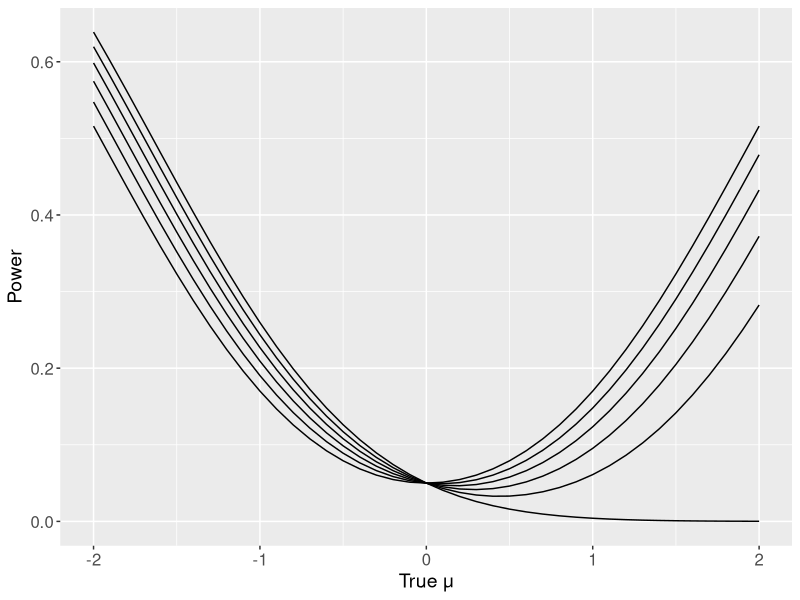
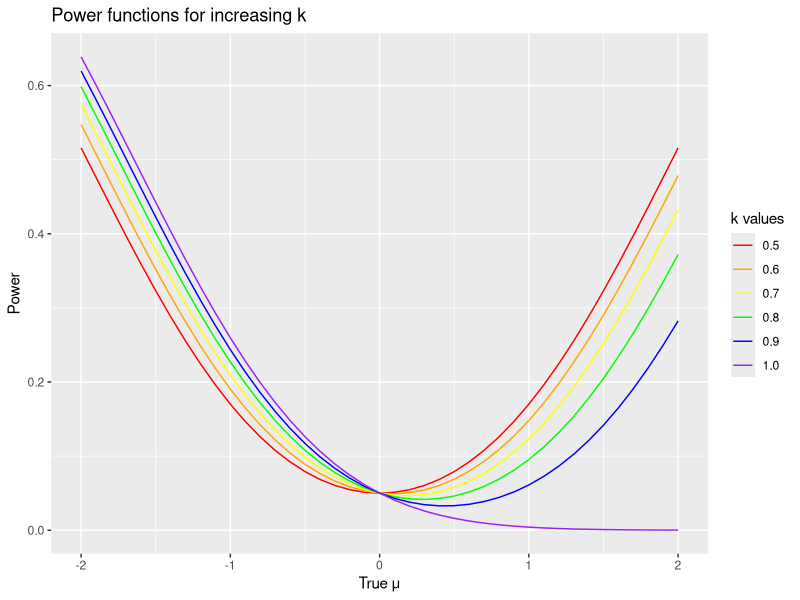
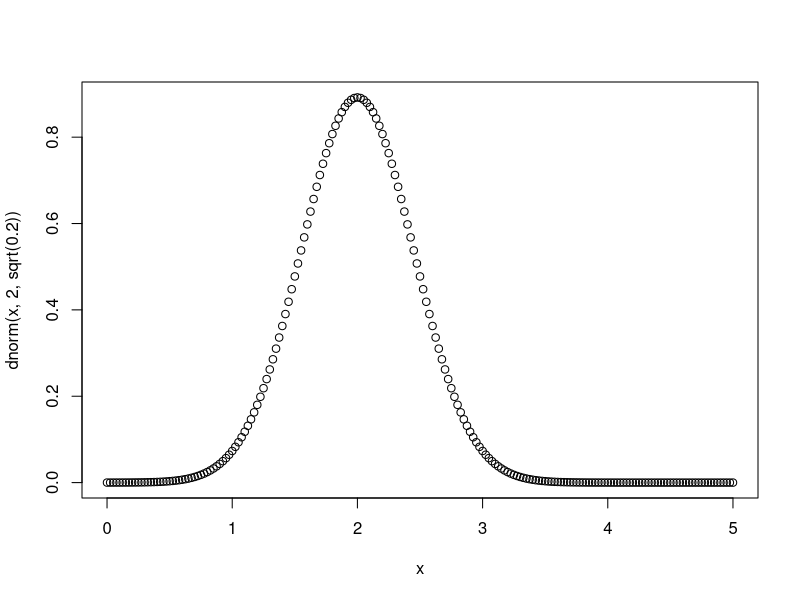
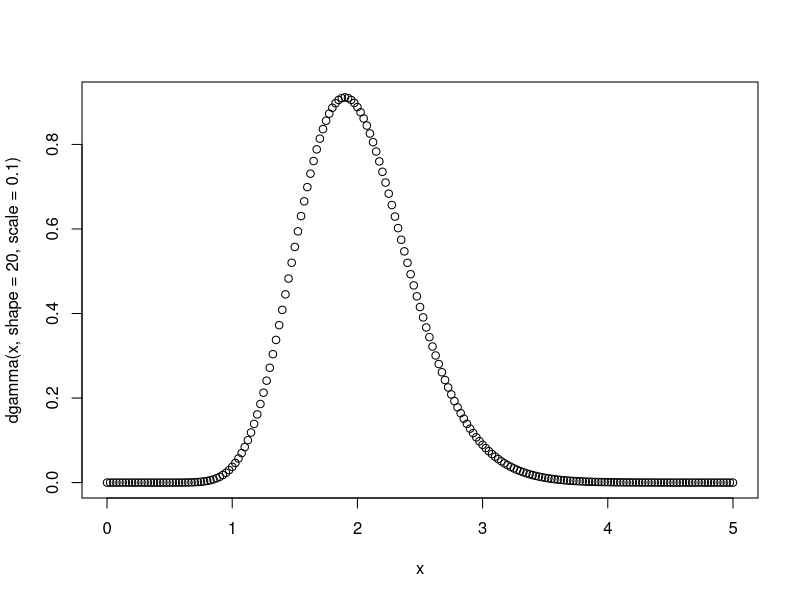
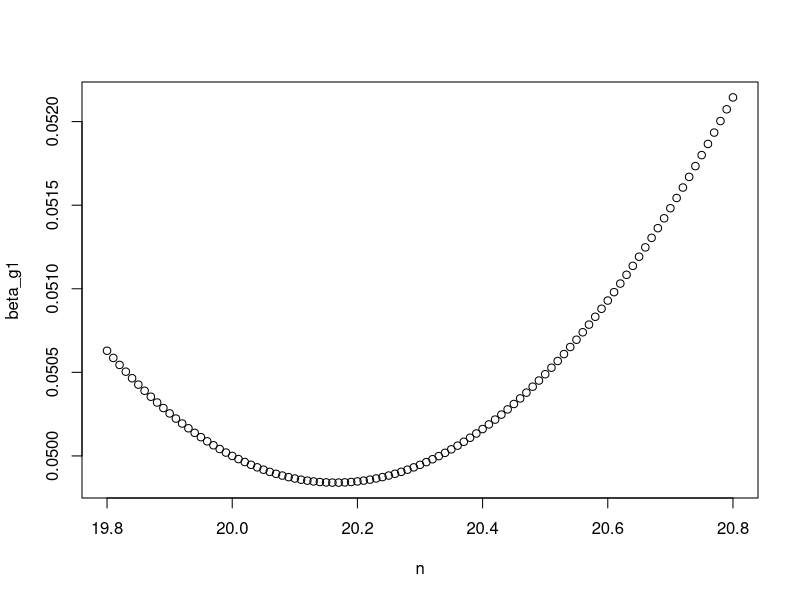
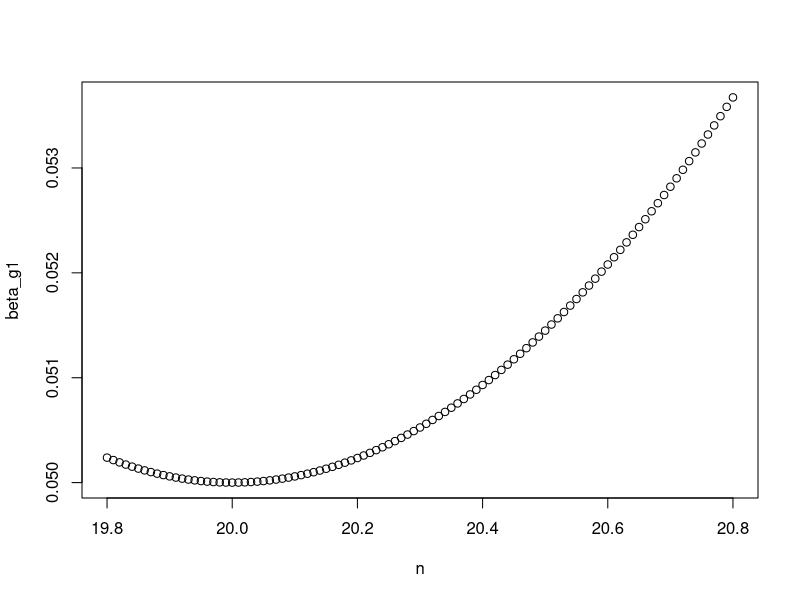
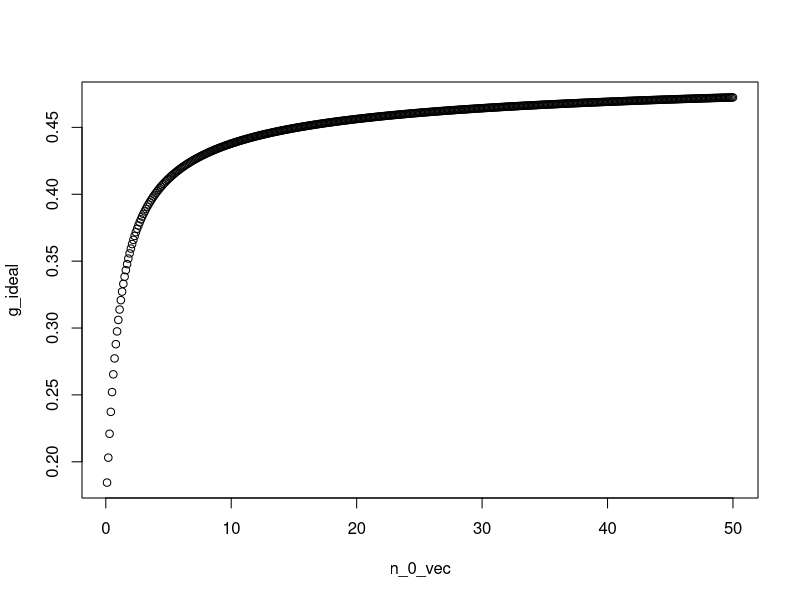
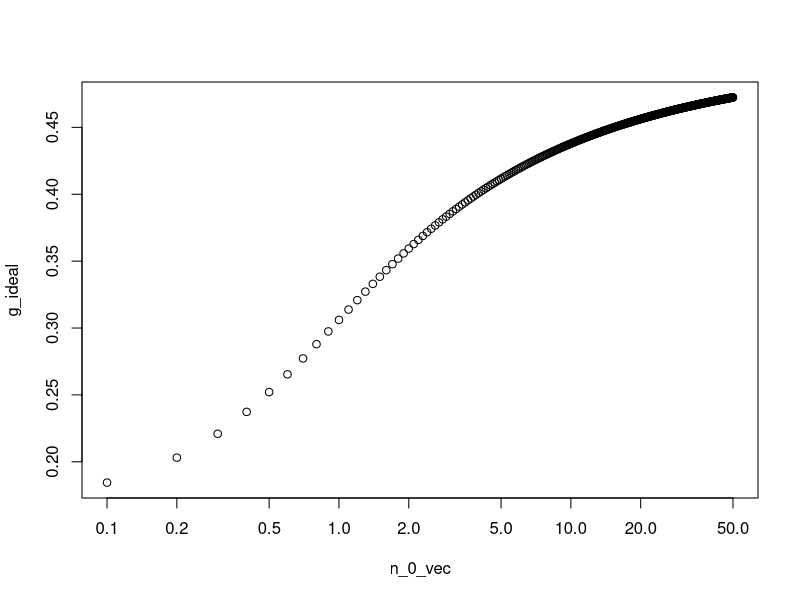

Source code (R) for these figures, in order:
## ---- chunk 1
library(ggplot2)
## ---- chunk 2
k = .5
alp = .05
a = qnorm(k*alp)
b = qnorm(1-(1-k)*alp)

mu = (0:40)/10 - 2

beta_k1 = 1+ pnorm(a, mean = mu) - pnorm(b, mean = mu)

k = .6
alp = .05
a = qnorm(k*alp)
b = qnorm(1-(1-k)*alp)

beta_k2 = 1+pnorm(a, mean = mu) - pnorm(b, mean = mu)

k = .7
alp = .05
a = qnorm(k*alp)
b = qnorm(1-(1-k)*alp)

beta_k3 = 1+pnorm(a, mean = mu) - pnorm(b, mean = mu)

k = .8
alp = .05
a = qnorm(k*alp)
b = qnorm(1-(1-k)*alp)

beta_k4 = 1+pnorm(a, mean = mu) - pnorm(b, mean = mu)

k = .9
alp = .05
a = qnorm(k*alp)
b = qnorm(1-(1-k)*alp)

beta_k5 = 1+pnorm(a, mean = mu) - pnorm(b, mean = mu)

k = 1
alp = .05
a = qnorm(k*alp)
b = qnorm(1-(1-k)*alp)

beta_k6 = 1+pnorm(a, mean = mu) - pnorm(b, mean = mu)

df = data.frame(mu, beta_k1, beta_k2, beta_k3, beta_k4, beta_k5, beta_k6)

ggplot(data = df, labs = title(main = "Power functions for increasing k" ,xlab = "True mu", ylab = "Type II Error"))+
  geom_line(aes(mu, beta_k1, fill = "0.5"))+
  geom_line(aes(mu, beta_k2, fill = "0.6"))+
  geom_line(aes(mu, beta_k3, fill = "0.7"))+
  geom_line(aes(mu, beta_k4, fill = "0.8"))+
  geom_line(aes(mu, beta_k5, fill = "0.9"))+
  geom_line(aes(mu, beta_k6, fill = "1.0"))+
  ylab("Power")+
  xlab("True \u03BC")+
  theme(axis.title = element_text(size = 14), axis.text = element_text(size = 12), legend.text = element_text(size = 12), legend.title = element_text(size = 14))
  
## ---- chunk 3
# Reshape the data frame to long format
df_long <- tidyr::pivot_longer(df, cols = starts_with("beta_k"), names_to = "k", values_to = "beta")

# Create the plot
ggplot(data = df_long, aes(x = mu, y = beta, color = k)) +
  geom_line() +
  labs(title = "Power functions for increasing k", x = "True μ", y = "Type II Error") +
  ylab("Power") +
  xlab("True μ") +
  scale_color_manual(
    values = c("beta_k1" = "red", "beta_k2" = "orange", "beta_k3" = "yellow", "beta_k4" = "green", "beta_k5" = "blue", "beta_k6" = "purple"),
    labels = c("0.5", "0.6", "0.7", "0.8", "0.9", "1.0"),
    name = "k values"
  )
  theme(
    axis.title = element_text(size = 14),
    axis.text = element_text(size = 12),
    legend.text = element_text(size = 12),
    legend.title = element_text(size = 14)
  )
## ---- chunk 4
x = (0:200)/40

plot(x, dnorm(x, 2, sqrt(0.2)))
plot(x, dgamma(x, shape = 20, scale = 0.1))
## ---- chunk 5
# H0: n = 20, H1: n neq 20
sc = 1
alp = .05
g = 0.5
n = (0:100)/100 + 19.8
a = qgamma(g*alp, shape = 20)
b = qgamma(1 - (1-g)*alp, shape = 20)

beta_g1 = 1 + pgamma(a, shape = n, scale = sc) - pgamma(b, shape = n, scale = sc)
plot(n, beta_g1)
## ---- chunk 6
alp = .05
g = 0.5
a = qgamma(g*alp, shape = 20)
b = qgamma(1 - (1-g)*alp, shape = 20)

power_gamma<-function(n, g, n_0){
  sc = 1
  alp = .05
  #g = 0.5
  a = qgamma(g*alp, shape = n_0)
  b = qgamma(1 - (1-g)*alp, shape = n_0)
  beta_g1 = 1 + pgamma(a, shape = n, scale = sc) - pgamma(b, shape = n, scale = sc)
  beta_g1
}
  
# searching for the parameter value that gives the lowest power
optimize(power_gamma, g = 0.5, n_0 = 20, lower = 19.8, upper = 20.3, tol = 1e-5)

# find the correct value g that gives an unbiased test
diff_unbiased<-function(g, n_0){
  power_ref = 0.05 # is the alpha level of .05
  vals = optimize(power_gamma, g = g, n_0 = n_0, lower = 2*n_0/3, upper = 4*n_0/3, tol = 1e-5)
  n_min = vals$minimum
  power_min = vals$objective
  power_diff = abs(power_ref - power_min)
  power_diff
}

optimize(diff_unbiased, n_0 = 20, lower = 0.3, upper = 0.7, tol = 1e-7)
## ---- chunk 7
g_prop = 0.4562459

a = qgamma(g_prop*alp, shape = 20)
b = qgamma(1 - (1-g_prop)*alp, shape = 20)

# Checking if density are equal at the critical points 
dgamma(a, shape = 20)
dgamma(b, shape = 20)
## ---- chunk 8
# changed the scale parameter to check if it is invariant over this 
sc = 2
alp = .05
g = g_prop
n = (0:100)/100 + 19.8
a = qgamma(g*alp, shape = 20, scale = sc)
b = qgamma(1 - (1-g)*alp, shape = 20, scale = sc)

beta_g1 = 1 + pgamma(a, shape = n, scale = sc) - pgamma(b, shape = n, scale = sc)
plot(n, beta_g1)
## ---- chunk 9
n_0_vec = (1:500)/10
g_ideal = c()

for(n_0 in n_0_vec){
  vals = optimize(diff_unbiased, n_0 = n_0, lower = 0.15, upper = 0.7, tol = 1e-7)
  g_ideal = c(g_ideal,vals$minimum)
}
## ---- chunk 10
plot(n_0_vec, g_ideal)
plot(n_0_vec, g_ideal, log = "x")
## ---- chunk 11
# Find a and b such that dgamma(a) = dgamma(b) and size alpha
?plot
